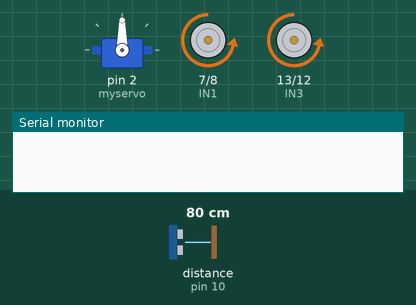
Recording of a sketch running on a simulated Arduino Uno, built with avr-gcc and run on an emulated ATmega328P. Parts: servo, motor-driver pin pairs drawn as motors (green arrow = first pin HIGH = forward, orange = second pin HIGH = backward, longer = more drive, scaled by the enable pin), the last lines printed to the serial monitor. Wiring (inferred from the names in the program): ultrasonic range finder: trigger pin 9; echo pin 10. Inputs (shaded band) come from the test bench; at power-on: distance to the obstacle (sensor on pin 10) 80 cm. The echo pulse lasts 58.3 µs per cm.

Above: at 6.2 s.
6.3 s: distance to the obstacle (sensor on pin 10) set to 34 cm
7.8 s: distance to the obstacle (sensor on pin 10) set to 27 cm
At 8.8 s:
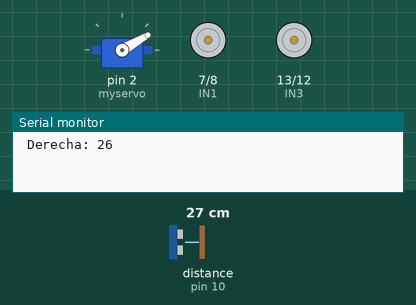
At 9.9 s:
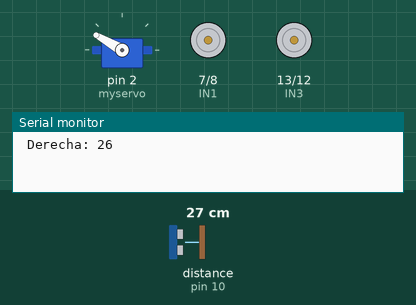
10.8 s: distance to the obstacle (sensor on pin 10) set to 4 cm
At 11.95 s:
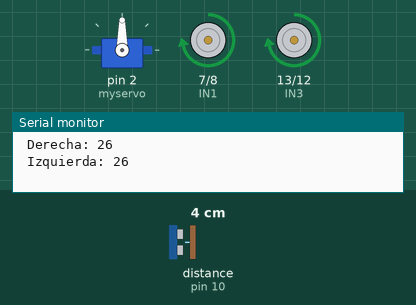
12.7 s: distance to the obstacle (sensor on pin 10) set to 2 cm
At 15.4 s:
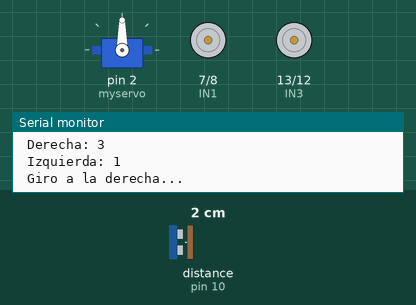
15.7 s: distance to the obstacle (sensor on pin 10) set to 98 cm
18.7 s: distance to the obstacle (sensor on pin 10) set to 104 cm
Timing chart, 0 to 21.5 s (numbered marks = the images above; inputs shaded):
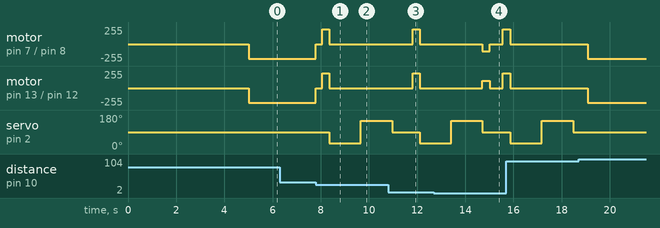

The sketch:

Z_Comentarios.ino
```cpp
/*Pinout de los motores y sentidos de giro
 * ver Excel tambien.

Motor Izq    IN1 IN2    Motor Der  IN3 IN4
Detenido      0   0       Detenido  0   0
avanza        0   1       avanza    0   1
retrocede     1   0       retrocede 1   0
Detenido      1   1       Detenido  1   1

                                      IN1 IN2 IN3 IN4
Giro Derecha    Avanza Izquierdo       0   1   -   -
                Retroceder Derecho     -   -   1   0
Gira Izquierda  Retrocede Izquierdo    1   0   -   -
                Avanza Derecho         -   -   0   1

                IN1 IN2 IN3 IN4
Giro Derecha     0   1   1   0
Giro Izquierda   1   0   0   1

*/
```

Carrito_Robot.ino
```cpp
#include <Servo.h>

Servo myservo;  // Creo el objeto para el servo

//int volatile velocidad;
int IN1 = 7;                  //Motor 1 retroceso
int IN2 = 8;                  //Motor 1 avanza
int IN3 = 13;                 //Motor 2 retroceso
int IN4 = 12;                 //Motor 2 avanza
int ENA = 6;                  //PWM Arduino UNO - EN1 en puente H L293D - Motor izquierdo
int ENB = 5;                  //PWM Arduino UNO - EN2 en puente H L293D - Motor derecho
int SR04Trig = 9;             // Arduino UNO
int SR04Eco = 10;             // Arduino UNO
int visualDerecha;            // Variable para guardar distancia a objetos a la derecha
int visualIzquierda;          // Variable para guardar distancia a objetos a la izquierda
int DistObst;                 // Distancia al objeto devuelta por la funcion de medicion
int distObstMax = 30;         // Defino la distancia maxima para definir cambio de sentido
int distObstMin = 2;          // Defino la distancia minima para el cambio de sentido
int velocidadGiro = 110;
int velocidadAvance = 220;
int tiempoDeGiro = 300;       //Milisegundos

void setup() {

  myservo.attach(2);  // Conecto el servo en el pin 02

  pinMode(IN1, OUTPUT);
  pinMode(IN2, OUTPUT);
  pinMode(IN3, OUTPUT);
  pinMode(IN4, OUTPUT);
  pinMode(ENA, OUTPUT);
  pinMode(ENB, OUTPUT);
  pinMode(SR04Trig, OUTPUT);
  pinMode(SR04Eco, INPUT);

  Serial.begin(9600);

  delay(5000); //genero una pausa luego de encenderlo

}

void loop() {

  DistObst = CalcularDistancia();

  if (DistObst <= distObstMax && DistObst >= distObstMin) {
     frenar();
     delay(250);
     retroceder(velocidadAvance);
     delay(300);
     frenar();
      myservo.write(30);                      // Posiciono el servo 30º a la derecha
      delay(300);
        visualDerecha = CalcularDistancia();  // Guardo en la variable la distancia al objeto de la derecha
        Serial.print(" Derecha: ");
        Serial.println( visualDerecha);
        delay(1000);
      myservo.write(150);                       // Posiciono el servo a 150º a la izquierda
      delay(300);
        visualIzquierda = CalcularDistancia();  // Guardo en la variable la distancia al objeto de la izquierda
        Serial.print(" Izquierda: ");
        Serial.println( visualIzquierda);
      delay(1000);

      myservo.write(90);                        // Vuelvo a centrar el sensor al frente

      if (visualIzquierda > visualDerecha){     // Si tengo mas lugar a la izq entonces giro a la izquierda
        frenar();
        Serial.println(" Giro a la izquierda... ");
        girarIzquierda(velocidadGiro);
      }

      if (visualIzquierda < visualDerecha){     // Si tengo mas lugar a la der entonces giro a la derecha
        frenar();
        Serial.println(" Giro a la derecha... ");
        girarDerecha(velocidadGiro);
      }

    delay(tiempoDeGiro);
    frenar();
    delay(300);

  }
  else {
    avanzar(velocidadAvance);
  }

}
```

Funciones.ino
```cpp
/*
 * Funciones para manejo del motor y medicion de distancias
 *                            Pablo Grosso(2022)
 */
void avanzar(int velocidad){             //Funcion para avanzar con ambos motores
    analogWrite(ENA, velocidad);
    analogWrite(ENB, velocidad);
    digitalWrite(IN1, 0);
    digitalWrite(IN2, 1);
    digitalWrite(IN3, 0);
    digitalWrite(IN4, 1);
}

void retroceder(int velocidad){         //Funcion para retroceso con ambos motores
    analogWrite(ENA, velocidad);
    analogWrite(ENB, velocidad);
    digitalWrite(IN1, 1);
    digitalWrite(IN2, 0);
    digitalWrite(IN3, 1);
    digitalWrite(IN4, 0);
}

void frenar(){
    digitalWrite(IN1, 0);
    digitalWrite(IN2, 0);
    digitalWrite(IN3, 0);
    digitalWrite(IN4, 0);
}

void girarIzquierda(int velocidad){      //Funcion para girar a la izquierda
    analogWrite(ENA, velocidad);
    analogWrite(ENB, velocidad);
    digitalWrite(IN1, 1);
    digitalWrite(IN2, 0);
    digitalWrite(IN3, 0);
    digitalWrite(IN4, 1);
}

void girarDerecha(int velocidad){        //Funcion para girar a la derecha
    analogWrite(ENA, velocidad);
    analogWrite(ENB, velocidad);
    digitalWrite(IN1, 0);
    digitalWrite(IN2, 1);
    digitalWrite(IN3, 1);
    digitalWrite(IN4, 0);
}

int CalcularDistancia() {   //Funcion para calcular la distancia. La variable distancia es global (ver como cambiar eso para que devuelva el valor)
  int distancia;
  int duracionEco;
  digitalWrite(SR04Trig, LOW);                  // Envia señal LOW a Trigger del ultrasonido
  delayMicroseconds(2);                         // Espera 2 milisegundo
  digitalWrite(SR04Trig, HIGH);                 // Envia señal HIGH a Trigger del ultrasonido
  delayMicroseconds(10);                        // Espera 10 milisegundo
  digitalWrite(SR04Trig, LOW);                  // Apaga el trigger (deja de emitir señal)
  duracionEco = pulseIn(SR04Eco, HIGH);         // Captura la duración del eco
  distancia = (float (duracionEco)) / 58.2;     // Convierte el tiempo en centimetros
  return distancia;
}
```

Measured:
- the behaviour switches between 31 and 30 cm on distance to the obstacle (sensor on pin 10) (found by bisection; images 0 and 1)
- the behaviour switches between 3 and 2 cm on distance to the obstacle (sensor on pin 10) (found by bisection; images 3 and 4)
- after the input at 6.3 s, every drawn part: stays the same
- after the input at 7.8 s, motor on pin 7 (IN1) / pin 8 (IN2), motor on pin 13 (IN3) / pin 12 (IN4): backward 220/255 → stopped at once, → forward 220/255 0.25 s later, → stopped 0.30 s later; servo on pin 2 (myservo): 90° → 30° after 0.55 s, → 150° 1.3 s later
- after the input at 12.7 s, motor on pin 7 (IN1) / pin 8 (IN2): stopped → backward 110/255 after 2.0 s, → stopped 0.30 s later, → forward 220/255 0.55 s later; motor on pin 13 (IN3) / pin 12 (IN4): stopped → forward 110/255 after 2.0 s, → stopped 0.30 s later, → forward 220/255 0.55 s later
